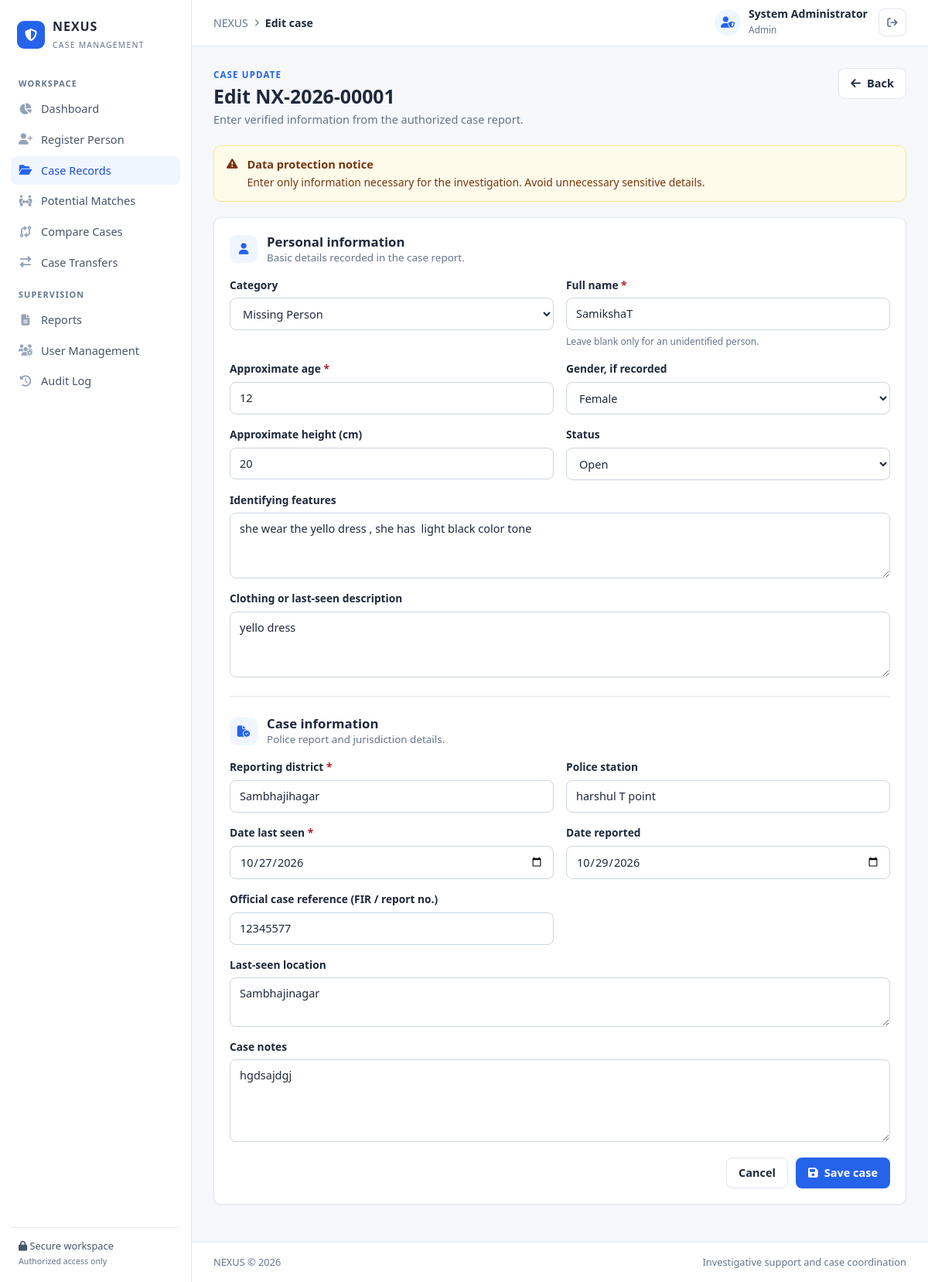
Screenshot of /cases/1/edit (signed in) with the database file from the repository.
### tables this page shows
CREATE TABLE users (
    id INTEGER PRIMARY KEY AUTOINCREMENT,
    username TEXT NOT NULL UNIQUE,
    full_name TEXT NOT NULL,
    password_hash TEXT NOT NULL,
    role TEXT NOT NULL DEFAULT 'Officer',
    active INTEGER NOT NULL DEFAULT 1,
    must_change INTEGER NOT NULL DEFAULT 1,
    created_at TEXT NOT NULL DEFAULT CURRENT_TIMESTAMP
);

CREATE TABLE cases (
    id INTEGER PRIMARY KEY AUTOINCREMENT,
    case_number TEXT NOT NULL UNIQUE,
    case_reference TEXT,
    category TEXT NOT NULL DEFAULT 'Missing Person',
    full_name TEXT NOT NULL,
    age INTEGER,
    gender TEXT,
    height INTEGER,
    identifying_features TEXT,
    clothing TEXT,
    district TEXT NOT NULL,
    police_station TEXT,
    date_missing TEXT,
    date_reported TEXT,
    last_seen_location TEXT,
    notes TEXT,
    status TEXT NOT NULL DEFAULT 'Open',
    reported_by INTEGER REFERENCES users(id) ON DELETE SET NULL,
    created_at TEXT NOT NULL DEFAULT CURRENT_TIMESTAMP
);

### app.py (the view, shortened to what this page needs)
@app.route("/cases/<int:case_id>/edit", methods=["GET", "POST"])
@login_required
def edit_case(case_id):
    case = get_case_or_404(case_id)
    form = dict(case)
    return render_template("case_form.html", form=form, editing=True, case=case)

### app.py (called while the page is built)
def get_db():
    if "db" not in g:
        g.db = sqlite3.connect(DATABASE)
        g.db.row_factory = sqlite3.Row
        g.db.execute("PRAGMA foreign_keys = ON")
    return g.db

def query(sql, params=(), one=False):
    rows = get_db().execute(sql, params).fetchall()
    if one:
        return rows[0] if rows else None
    return rows

def csrf_token():
    if "_csrf" not in session:
        session["_csrf"] = secrets.token_hex(16)
    return session["_csrf"]

@app.before_request
def load_user_and_protect():
    g.user = None
    if session.get("user_id"):
        user = query("SELECT * FROM users WHERE id = ? AND active = 1",
                     (session["user_id"],), one=True)
        if user:
            g.user = user
        else:
            session.clear()
    if request.method == "POST":
        sent = request.form.get("_csrf", "")
        if not sent or not secrets.compare_digest(sent, session.get("_csrf", "")):
            abort(400)
    if (g.user and g.user["must_change"]
            and request.endpoint not in {"account", "logout", "static"}):
        flash("Please set a new password before continuing.", "warning")
        return redirect(url_for("account"))

@app.after_request
def security_headers(resp):
    resp.headers.setdefault("X-Content-Type-Options", "nosniff")
    resp.headers.setdefault("X-Frame-Options", "DENY")
    resp.headers.setdefault("Referrer-Policy", "same-origin")
    resp.headers.setdefault("Cache-Control", "no-store")
    return resp

def login_required(view):
    @wraps(view)
    def wrapped(*args, **kwargs):
        if not g.user:
            flash("Please sign in to continue.", "warning")
            return redirect(url_for("login", next=request.path))
        return view(*args, **kwargs)
    return wrapped

@app.context_processor
def inject_globals():
    return {
        "current_user": g.get("user"),
        "csrf_input": lambda: Markup(
            f'<input type="hidden" name="_csrf" value="{csrf_token()}">'),
        "STATUSES": STATUSES, "CATEGORIES": CATEGORIES, "GENDERS": GENDERS,
        "ROLES": ROLES, "MATCH_STATUSES": MATCH_STATUSES,
        "TRANSFER_REASONS": TRANSFER_REASONS,
        "year": datetime.now().year,
    }

def get_case_or_404(case_id):
    case = query("SELECT * FROM cases WHERE id = ?", (case_id,), one=True)
    if not case:
        abort(404)
    return case

### templates/case_form.html (shortened to what this page needs)
{% extends "base.html" %}
{% block breadcrumb %}{{ 'Edit case' if editing else 'Register Person' }}{% endblock %}
{% block content %}
<section class="page-heading">
    <div>
        <div class="eyebrow">{{ 'CASE UPDATE' if editing else 'CASE INTAKE' }}</div>
        <h1>{{ 'Edit ' ~ case['case_number'] if editing else 'Register a case' }}</h1>
        <p>Enter verified information from the authorized case report.</p>
    </div>
    <a href="{{ url_for('case_detail', case_id=case['id']) if editing else url_for('cases') }}"
       class="button button-secondary"><i class="fa-solid fa-arrow-left"></i> Back</a>
</section>
<div class="notice notice-warning">
    <i class="fa-solid fa-triangle-exclamation"></i>
    <div><strong>Data protection notice</strong>
    <p>Enter only information necessary for the investigation. Avoid unnecessary sensitive details.</p></div>
</div>
<form method="POST" class="panel">
    <div class="form-section-heading">
        <span class="form-section-icon"><i class="fa-solid fa-user"></i></span>
        <div><h2>Personal information</h2><p>Basic details recorded in the case report.</p></div>
    </div>
    <div class="form-grid">
        <div class="form-group">
            <label for="category">Category</label>
            <select id="category" name="category">
                {% for c in CATEGORIES %}<option value="{{ c }}" {{ 'selected' if form.category == c }}>{{ c }}</option>{% endfor %}
            </select>
        </div>
        <div class="form-group">
            <label for="full_name">Full name <span class="required">*</span></label>
            <input type="text" id="full_name" name="full_name" maxlength="150" value="{{ form.full_name or '' }}">
            <small>Leave blank only for an unidentified person.</small>
        </div>
        <div class="form-group">
            <label for="age">Approximate age <span class="required">*</span></label>
            <input type="number" id="age" name="age" min="0" max="125" value="{{ form.age if form.age is not none else '' }}">
        </div>
        <div class="form-group">
            <label for="gender">Gender, if recorded</label>
            <select id="gender" name="gender">
                {% for g in GENDERS %}<option value="{{ g }}" {{ 'selected' if form.gender == g }}>{{ g }}</option>{% endfor %}
            </select>
        </div>
        <div class="form-group">
            <label for="height">Approximate height (cm)</label>
            <input type="number" id="height" name="height" min="20" max="300" value="{{ form.height if form.height is not none else '' }}">
        </div>
        <div class="form-group">
            <label for="status">Status</label>
            <select id="status" name="status">
                {% for s in STATUSES %}<option value="{{ s }}" {{ 'selected' if form.status == s }}>{{ s }}</option>{% endfor %}
            </select>
        </div>
        <div class="form-group full-width">
            <label for="identifying_features">Identifying features</label>
            <textarea id="identifying_features" name="identifying_features" rows="3" maxlength="2000"
                      placeholder="Distinguishing features recorded in the report">{{ form.identifying_features or '' }}</textarea>
        </div>
        <div class="form-group full-width">
            <label for="clothing">Clothing or last-seen description</label>
            <textarea id="clothing" name="clothing" rows="3" maxlength="2000">{{ form.clothing or '' }}</textarea>
        </div>
    </div>
    <div class="form-divider"></div>
    <div class="form-section-heading">
        <span class="form-section-icon"><i class="fa-solid fa-file-circle-check"></i></span>
        <div><h2>Case information</h2><p>Police report and jurisdiction details.</p></div>
    </div>
    <div class="form-grid">
        <div class="form-group">
            <label for="district">Reporting district <span class="required">*</span></label>
            <input type="text" id="district" name="district" maxlength="120" required value="{{ form.district or '' }}">
        </div>
        <div class="form-group">
            <label for="police_station">Police station</label>
            <input type="text" id="police_station" name="police_station" maxlength="150" value="{{ form.police_station or '' }}">
        </div>
        <div class="form-group">
            <label for="date_missing">Date last seen <span class="required">*</span></label>
            <input type="date" id="date_missing" name="date_missing" required value="{{ form.date_missing or '' }}">
        </div>
        <div class="form-group">
            <label for="date_reported">Date reported</label>
            <input type="date" id="date_reported" name="date_reported" value="{{ form.date_reported or '' }}">
        </div>
        <div class="form-group">
            <label for="case_reference">Official case reference (FIR / report no.)</label>
            <input type="text" id="case_reference" name="case_reference" maxlength="100" value="{{ form.case_reference or '' }}">
        </div>
        <div class="form-group full-width">
            <label for="last_seen_location">Last-seen location</label>
            <textarea id="last_seen_location" name="last_seen_location" rows="2" maxlength="1000">{{ form.last_seen_location or '' }}</textarea>
        </div>
        <div class="form-group full-width">
            <label for="notes">Case notes</label>
            <textarea id="notes" name="notes" rows="4" maxlength="4000">{{ form.notes or '' }}</textarea>
        </div>
    </div>
    <div class="form-actions">
        <a class="button button-secondary" href="{{ url_for('case_detail', case_id=case['id']) if editing else url_for('cases') }}">Cancel</a>
        <button type="submit" class="button button-primary"><i class="fa-solid fa-floppy-disk"></i> Save case</button>
    </div>
</form>
{% endblock %}

### templates/base.html (shortened to what this page needs)
<!DOCTYPE html>
<html lang="en">
<head>
    <link rel="stylesheet" href="{{ url_for('static', filename='css/style.css') }}">
    <link rel="stylesheet" href="https://cdnjs.cloudflare.com/ajax/libs/font-awesome/6.5.2/css/all.min.css">
</head>
<body>
<div class="app-shell">
    <aside class="sidebar" id="sidebar">
        <a class="brand" href="{{ url_for('dashboard') }}">
            <span class="brand-icon"><i class="fa-solid fa-shield-halved"></i></span>
            <span><strong>NEXUS</strong><small>CASE MANAGEMENT</small></span>
        </a>
        <div class="sidebar-label">WORKSPACE</div>
        <nav class="nav-menu">
            <a href="{{ url_for('dashboard') }}" class="{{ 'active' if request.endpoint == 'dashboard' }}">
                <i class="fa-solid fa-chart-pie"></i> Dashboard</a>
            <a href="{{ url_for('new_case') }}" class="{{ 'active' if request.endpoint == 'new_case' }}">
                <i class="fa-solid fa-user-plus"></i> Register Person</a>
            <a href="{{ url_for('cases') }}" class="{{ 'active' if request.endpoint in ('cases', 'case_detail', 'edit_case') }}">
                <i class="fa-solid fa-folder-open"></i> Case Records</a>
            <a href="{{ url_for('matches') }}" class="{{ 'active' if request.endpoint == 'matches' }}">
                <i class="fa-solid fa-people-arrows-left-right"></i> Potential Matches</a>
            <a href="{{ url_for('compare') }}" class="{{ 'active' if request.endpoint == 'compare' }}">
                <i class="fa-solid fa-code-compare"></i> Compare Cases</a>
            <a href="{{ url_for('transfers') }}" class="{{ 'active' if request.endpoint == 'transfers' }}">
                <i class="fa-solid fa-right-left"></i> Case Transfers</a>
        </nav>
        {% if current_user and current_user['role'] in ('Supervisor', 'Admin') %}
        <div class="sidebar-label">SUPERVISION</div>
        <nav class="nav-menu">
            <a href="{{ url_for('reports') }}" class="{{ 'active' if request.endpoint == 'reports' }}">
                <i class="fa-solid fa-file-lines"></i> Reports</a>
            {% if current_user['role'] == 'Admin' %}
            <a href="{{ url_for('users') }}" class="{{ 'active' if request.endpoint == 'users' }}">
                <i class="fa-solid fa-users-gear"></i> User Management</a>
            <a href="{{ url_for('audit_log') }}" class="{{ 'active' if request.endpoint == 'audit_log' }}">
                <i class="fa-solid fa-clock-rotate-left"></i> Audit Log</a>
            {% endif %}
        </nav>
        {% endif %}
        <div class="sidebar-footer">
            <div><i class="fa-solid fa-lock"></i> Secure workspace</div>
            <small>Authorized access only</small>
        </div>
    </aside>
    <div class="main-area">
        <header class="topbar">
            <div class="breadcrumb">
                <span>NEXUS</span><i class="fa-solid fa-chevron-right"></i>
                <strong>{% block breadcrumb %}Dashboard{% endblock %}</strong>
            </div>
            <div class="topbar-right">
                <a class="officer-profile" href="{{ url_for('account') }}" title="Account settings">
                    <span class="avatar"><i class="fa-solid fa-user-shield"></i></span>
                    <span class="officer-info">
                        <strong>{{ current_user['full_name'] if current_user else 'Officer' }}</strong>
                        <small>{{ current_user['role'] if current_user else '' }}</small>
                    </span>
                </a>
                <form method="POST" action="{{ url_for('logout') }}">
                    <button class="icon-button" type="submit" title="Sign out" aria-label="Sign out">
                        <i class="fa-solid fa-arrow-right-from-bracket"></i>
                    </button>
                </form>
            </div>
        </header>
        <main class="page-content">
            {% block content %}{% endblock %}
        </main>
        <footer class="page-footer">
            <span>NEXUS &copy; {{ year }}</span>
            <span>Investigative support and case coordination</span>
        </footer>
    </div>
</div>
</body>
</html>

### rows the page displays
users: full_name "System Administrator", role "Admin"
cases: case_number "Edit NX-2026-00001", full_name "SamikshaT", age "12", height "20", identifying_features "she wear the yello dress , she has light black color tone", clothing "yello dress", district "Sambhajihagar", police_station "harshul T point", date_missing "10/27/2026", date_reported "10/29/2026", case_reference "12345577", last_seen_location "Sambhajinagar", notes "hgdsajdgj"

### other values shown
{{ 'Edit case' if editing else 'Register Person' }} "Edit case"
{{ 'CASE UPDATE' if editing else 'CASE INTAKE' }} "CASE UPDATE"
form field category "Missing Person"
form field gender "Female"
form field status "Open"
